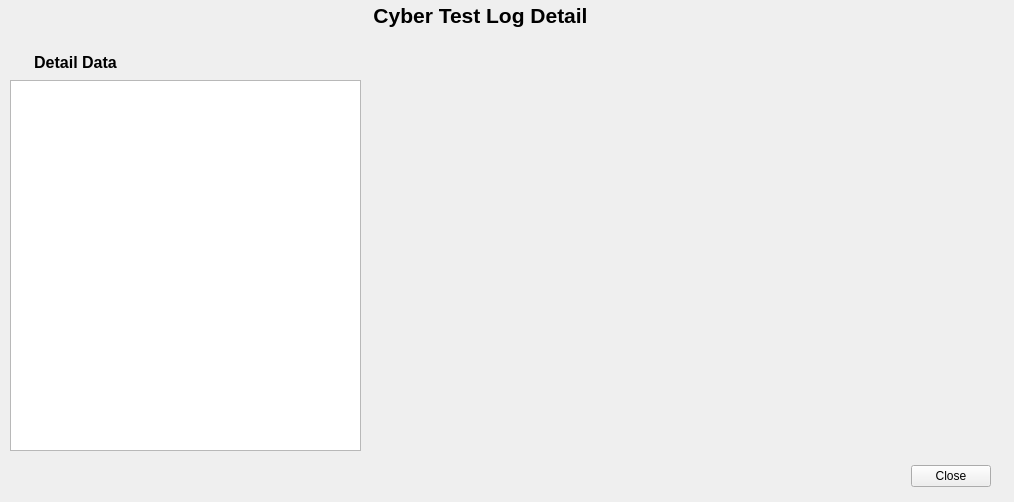
<ui version="4.0" >
 <class>Form</class>
 <widget class="QWidget" name="Form" >
  <property name="windowModality" >
   <enum>Qt::WindowModal</enum>
  </property>
  <property name="geometry" >
   <rect>
    <x>0</x>
    <y>0</y>
    <width>1014</width>
    <height>502</height>
   </rect>
  </property>
  <property name="windowTitle" >
   <string>Form</string>
  </property>
  <widget class="QLabel" name="label_3" >
   <property name="geometry" >
    <rect>
     <x>160</x>
     <y>0</y>
     <width>641</width>
     <height>30</height>
    </rect>
   </property>
   <property name="font" >
    <font>
     <pointsize>16</pointsize>
     <weight>75</weight>
     <bold>true</bold>
    </font>
   </property>
   <property name="text" >
    <string>Cyber Test Log Detail</string>
   </property>
   <property name="alignment" >
    <set>Qt::AlignCenter</set>
   </property>
  </widget>
  <widget class="QDialogButtonBox" name="buttonBox" >
   <property name="windowModality" >
    <enum>Qt::NonModal</enum>
   </property>
   <property name="geometry" >
    <rect>
     <x>910</x>
     <y>460</y>
     <width>81</width>
     <height>32</height>
    </rect>
   </property>
   <property name="standardButtons" >
    <set>QDialogButtonBox::Close</set>
   </property>
   <property name="centerButtons" >
    <bool>true</bool>
   </property>
  </widget>
  <widget class="QLabel" name="label_7" >
   <property name="geometry" >
    <rect>
     <x>20</x>
     <y>50</y>
     <width>111</width>
     <height>24</height>
    </rect>
   </property>
   <property name="font" >
    <font>
     <pointsize>12</pointsize>
     <weight>75</weight>
     <bold>true</bold>
    </font>
   </property>
   <property name="text" >
    <string>Detail Data</string>
   </property>
   <property name="alignment" >
    <set>Qt::AlignCenter</set>
   </property>
  </widget>
  <widget class="QTableWidget" name="detailTable" >
   <property name="geometry" >
    <rect>
     <x>10</x>
     <y>80</y>
     <width>351</width>
     <height>371</height>
    </rect>
   </property>
  </widget>
  <widget class="QwtPlot" name="qwtPlot" >
   <property name="geometry" >
    <rect>
     <x>380</x>
     <y>80</y>
     <width>591</width>
     <height>371</height>
    </rect>
   </property>
  </widget>
 </widget>
 <customwidgets>
  <customwidget>
   <class>QwtPlot</class>
   <extends>QFrame</extends>
   <header>qwt_plot.h</header>
  </customwidget>
 </customwidgets>
 <resources/>
 <connections>
  <connection>
   <sender>buttonBox</sender>
   <signal>clicked(QAbstractButton*)</signal>
   <receiver>Form</receiver>
   <slot>close()</slot>
   <hints>
    <hint type="sourcelabel" >
     <x>600</x>
     <y>424</y>
    </hint>
    <hint type="destinationlabel" >
     <x>608</x>
     <y>384</y>
    </hint>
   </hints>
  </connection>
 </connections>
</ui>
